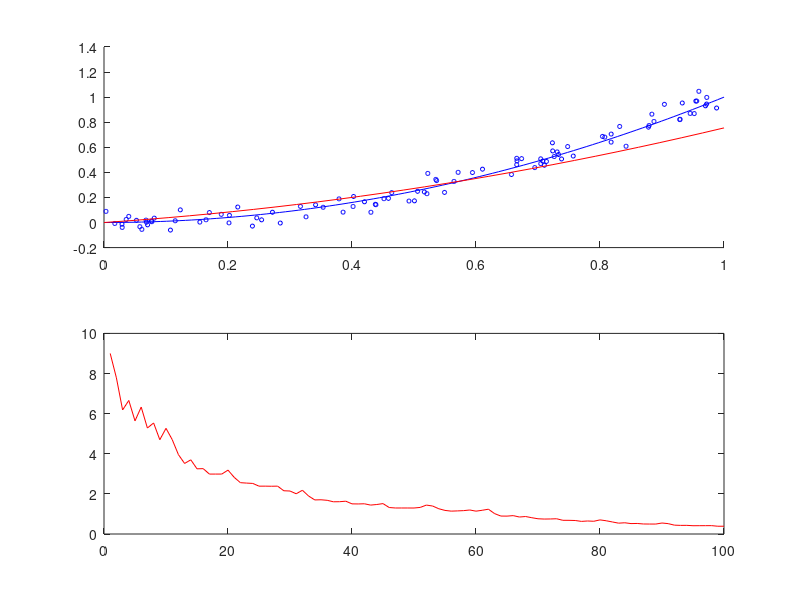

This chart was generated by the following MATLAB code:
clc
clear
%% data set
d = 1;
n_ref = 100;
x_ref = linspace(0,1,n_ref)';
y_ref = x_ref.^2;

%%
figure(1)

subplot(2,1,1)
hold on
n_dots = 100;
x_dots = rand(n_dots,1);
y_dots = [x_dots.^2+0.05*randn(n_dots,1)];
plot( x_dots, y_dots,'ob','markersize',3)

plot(x_ref,y_ref,'-b')

% n=n_ref;
% x=x_ref;
% y=y_ref;

n=n_dots;
x=x_dots;
y=y_dots;

%%

x = [x,x.^2]; d = d+1;

i = randperm(n);

nv = max(round(n*.3),1);
nl = n - nv;

%dati di learning
xl = x(i(1:nl),:);
yl = y(i(1:nl));

%dati di validation
xv = x(i(nl+1:end),:);
yv = y(i(nl+1:end));

%% perceptron

% mi libero della b
xl = [xl, ones(nl,1)];
w = rand(1,d+1);

f = xl*w';

err = sum((f-yl).^2)*.5


i=1;
num_iter = 0;
alfa=.1;

E = [];

while(err>0 & num_iter<100)
   
    num_iter = num_iter+1;
    
    %errore sul'i-esimo campione
    f_i = xl(i,:)*w';
    
    if( pdist2(f_i,yl(i)) >eps )
        
        slope = (xl(i,:)*w'-yl(i))*xl(i,:); slope
        w = w - alfa*slope;
        
        
        %ricalcolo l'errore
        f = xl*w';
        err = sum((yl-f).^2)*.5;
    end
    
    E=[E,err];
    
    i = i+1;
    if i>nl
        i=1;
    end
    fprintf('num_iter: %d, err: %d \n',num_iter,err);
    
end
b = w(end); w(end) = [];

%% fase in avanti
w
f = xv*w' + b;
f=[linspace(0,1,nv)', linspace(0,1,nv)'.^2]*w';
plot(linspace(0,1,nv)',f,'-r')


subplot(2,1,2)
plot(1:num_iter,E,'r')